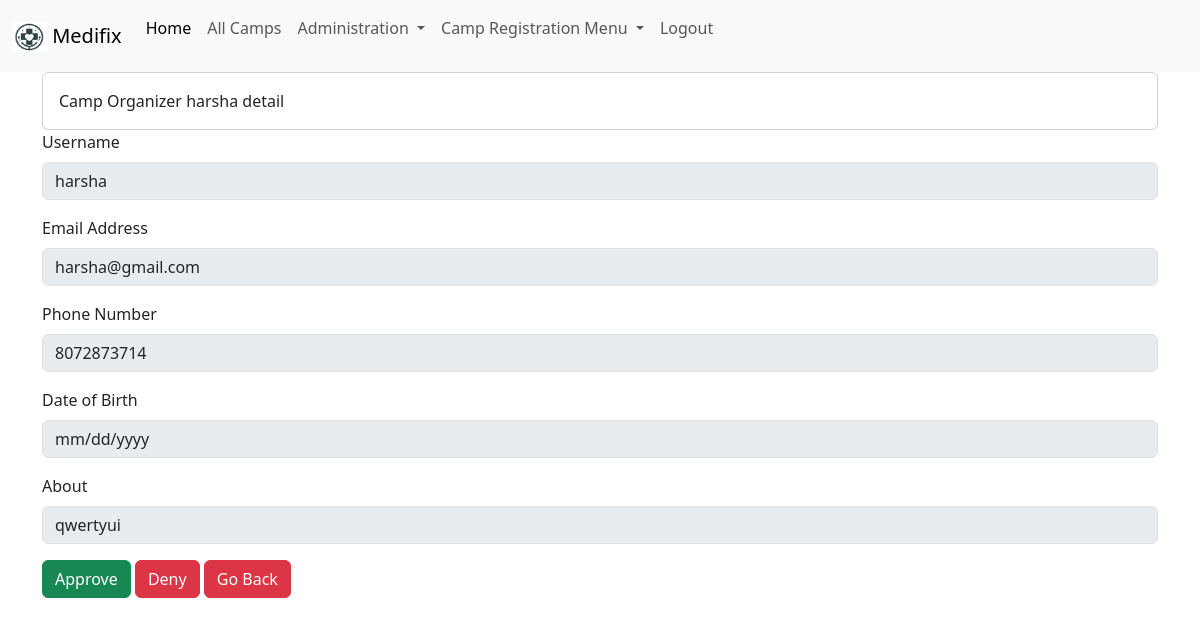
The app's page /organizer/harsha/ (signed in) with its own data.
### administration/models.py (models this page shows, shortened)
class profile(models.Model):
    user_name = models.OneToOneField(User, on_delete=models.CASCADE)
    phone_number = models.IntegerField(null=True, blank=True)
    date_of_birth = models.DateField(null=True, blank=True)
    camp_register = models.BooleanField(default=False)
    submitted_application = models.BooleanField(default=False)
    about = models.TextField(max_length=2000, null=True, blank=True)

### administration/views.py (the view)
# urls.py: path('organizer/<str:username>/', views.camp_organizer_profile_detail, name='organizer_user_profile_detail'),
@login_required
def camp_organizer_profile_detail(request,username):
    user_profile = get_object_or_404(profile, user_name__username=username)
    return render(request, 'camp/organizer_user_profile.html', {'user_profile': user_profile})

### templates/camp/organizer_user_profile.html (shortened to what this page needs)
{% extends 'base.html' %}
{% load static %}
{% block content %}
<div class="card">
    <div class="card-body">
        Camp Organizer {{ user_profile.user_name.username }} detail
    </div>
</div>
<form>
    <div class="mb-3">
        <label for="Username" class="form-label">Username</label>
        <input type="text" class="form-control" id="Username" value="{{ user_profile.user_name.username }}" disabled>
    </div>
    <div class="mb-3">
        <label for="Emailaddress" class="form-label">Email Address</label>
        <input type="email" class="form-control" id="email" value="{{ user_profile.user_name.email }}" disabled>
    </div>
    <div class="mb-3">
        <label for="PhoneNumber" class="form-label">Phone Number</label>
        <input type="text" class="form-control" id="PhoneNumber" value="{{ user_profile.phone_number }}" disabled>
    </div>
    <div class="mb-3">
        <label for="date_of_birth" class="form-label">Date of Birth</label>
        <input type="date" class="form-control" id="date_of_birth" value="{{ user_profile.date_of_birth }}" disabled>
    </div>
    <div class="mb-3">
        <label for="about" class="form-label">About</label>
        <input type="text" class="form-control" id="about" value="{{ user_profile.about }}" disabled>
    </div>
    <a href="{% url 'approve_application' user_profile.user_name.username %}" class="btn btn-success">Approve</a>
    <a href="{% url 'deny_application' user_profile.user_name.username %}" class="btn btn-danger">Deny</a>
    <a href="{% url 'camp_organizer_request' %}" class="btn btn-danger">Go Back</a>
</form>
{% endblock %}

### records on screen
profile: user_name.username "harsha", user_name.email "harsha@gmail.com", phone_number "8072873714", about "qwertyui"
